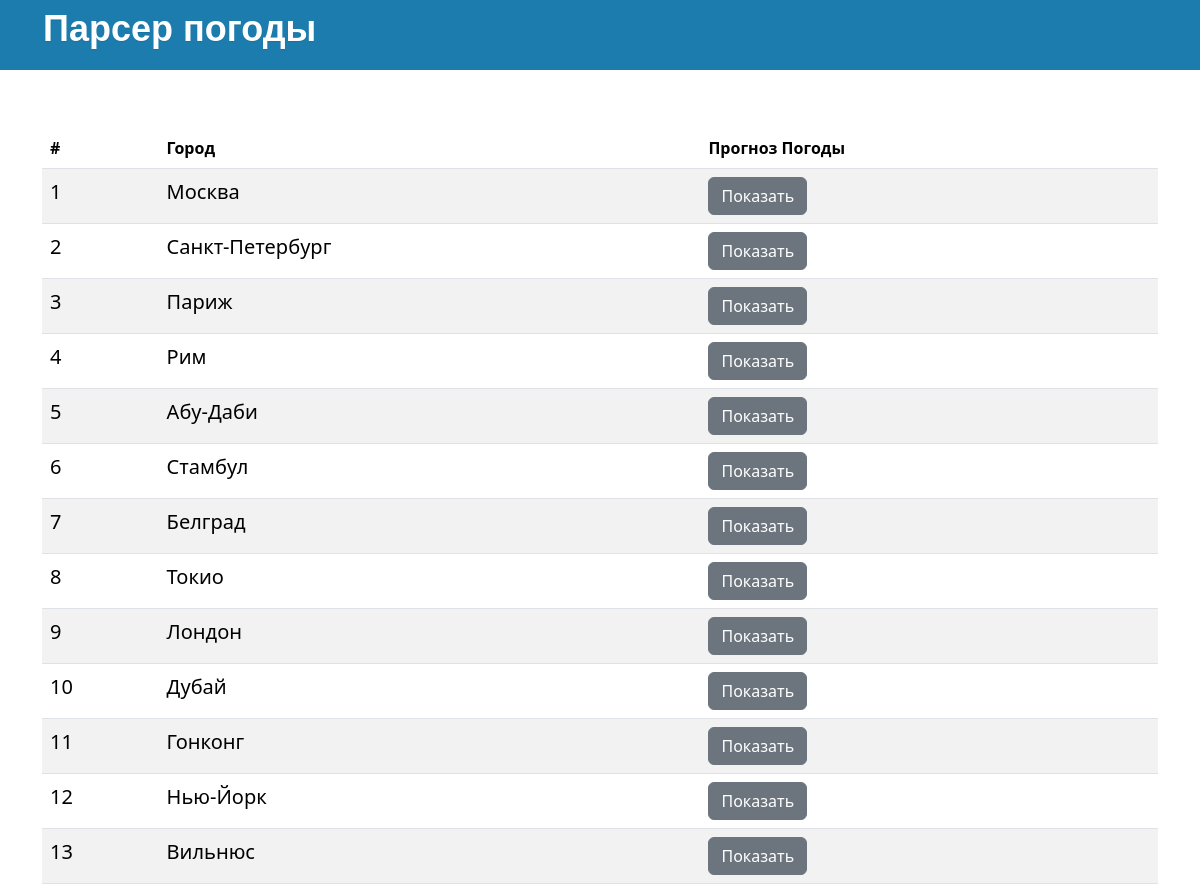
Before: / with the older database file.
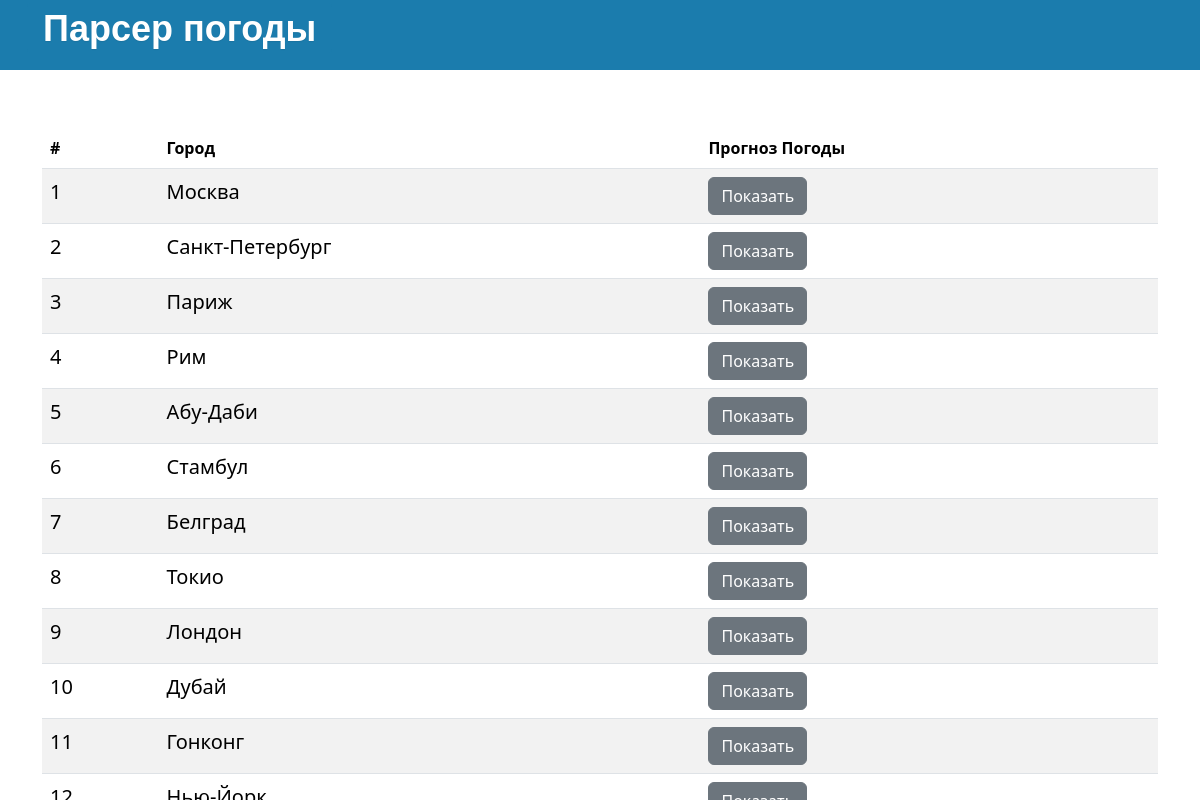
After: the same page with the newer database file.
### main/models.py (models this page shows, shortened)
class Cities(models.Model):
    Name = models.CharField('Название', max_length=60)
    Url = models.CharField('Ссылка', max_length=60, default='')
    class Meta:
        verbose_name = "Город"
        verbose_name_plural = "Города"
    def get_absolute_url(self):
        return reverse("about", kwargs={"post_Name": self.Name})

### main/views.py (the view)
# urls.py: path('', views.page, name="main-page"),
def page(request):
    content = list(Cities.objects.all())
    return render(request, 'user/Page-1.html' , {'myTable': content} )

### main/templates/user/Page-1.html (shortened to what this page needs)
{% extends 'user/layout.html' %}
{% block script %}
    <link rel="stylesheet" href="https://cdn.jsdelivr.net/npm/flatpickr/dist/flatpickr.min.css">
{% endblock %}
{% block content %}
<div class="container mt-5">
    <table  class="table table-striped">
        <thead>
            <tr>
                <th>#</th>
                <th>Город</th>
                <th>Прогноз Погоды</th>
            </tr>
        </thead>
        <tbody>
            {% for dict_item in myTable %}
                <tr>
                    <td class="size"> {{ forloop.counter }} </td>
                    <td class="size"> {{ dict_item.Name }} </td>
                    <td> <a class="btn btn-secondary" href="{{dict_item.get_absolute_url}}" >Показать</a> </td>
                </tr>
            {% endfor %}
        </tbody>
    </table>
</div>
{% endblock %}

### main/templates/user/layout.html (shortened to what this page needs)
{% load static %}
<!DOCTYPE html>
<html lang="ru">
<head>
    <link rel="stylesheet" href="https://cdn.jsdelivr.net/npm/bootstrap@5.3.2/dist/css/bootstrap.min.css">
    <link rel="stylesheet" href="{% static 'main/css/css.css' %}">
    <link rel="stylesheet" href="{% static 'main/css/buttons.css' %}">
    {% block script %}
    {% endblock script%}
</head>
<body>
    <div class = "back">
        <div class = 'top'>
                <div class="logo2"><a class = 'btn3' href="{% url 'main-page' %}">Парсер погоды</a></div>
                <div class = 'lower'>
                </div>
        </div>
        {% block content  %}
        {% endblock %}
    </div>
</body>
</html>

### main/static/main/css/css.css (style rules this page uses)
body { height: 100vh; width: 100vw; }
.top { display: grid; place-items: left; background: #1B7CAD; width: 100%; height: 70px; overflow: auto; }
.lower { display: grid; grid-template-columns: 80% 20%; padding: 10px width: 100%; padding-left: 20px; padding-right: 20px; font-size: 24px; margin-top: -6px; }
.size { font-size: 20px; }
.back { height: 100%; width: 100%; overflow: auto; display: grid; grid-template-rows: 80px 310px auto; }
.logo2 { font-size: 36px; margin-left: 25px; font-weight: bold; color: #fff; }

### main/static/main/css/buttons.css (style rules this page uses)
a.btn3 { border-radius: 4px; color: #fff; width: auto; text-align: center; font-family: Arial, Helvetica, sans-serif; padding: 4.5px 16px; margin: 20px 2px; text-decoration: none; text-shadow: 0 1px 1px rgba(0, 0, 0, 0.075); -webkit-transition: background-color 0.1s linear; -moz-transition: background-color 0.1s linear; -o-transition: background-color 0.1s linear; transition: background-color 0.1s linear; background-color: rgb( 27, 124, 173 ); }

Changed rows visible on the page:
no longer on this page (row unchanged): Cities: Name "Нью-Йорк"
removed Cities: Name "Вильнюс"
